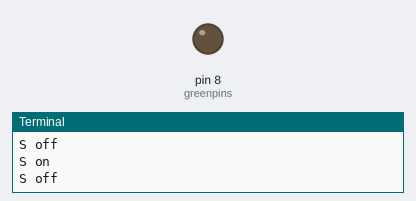
A program run on a simulated Raspberry Pi (header pin numbers). Parts: output pins drawn as LEDs (lit = HIGH), the last lines printed to the terminal.

Above: at 1.2 s.
At 3.4 s:
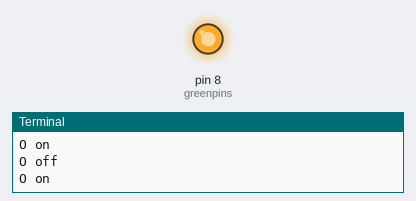
Timing chart, 0 to 7.7 s (numbered marks = the images above):
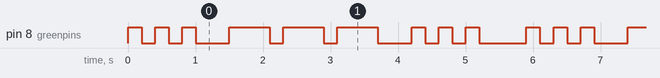

The program:

MorseCode.py
```python
import RPi.GPIO as g
import time
g.setwarnings(False)

print("Welcome to Morse Code \n")
print("Aim: To blink SOS with LED continuosly \n")

g.setmode(g.BOARD)#BOARD mode
greenpins = 8 #number of datapins to give output
g.setup(8, g.OUT)#setup state: to give OUT data to the BOARD

def sayS():
 for i in range(3):
  print("S on")
  g.output(greenpins, g.HIGH)#set LED on
  time.sleep(0.2)#at 0.2sec
  print("S off")
  g.output(greenpins, g.LOW)
  time.sleep(0.2)#at 0.2seconds

def sayO():
 for i in range(3):
  print("O on")
  g.output(greenpins, g.HIGH)
  time.sleep(0.6)
  print("O off")
  g.output(greenpins, g.LOW)
  time.sleep(0.2)


def sayS():
 for i in range(3):
  print("S on")
  g.output(greenpins, g.HIGH)#set LED on
  time.sleep(0.2)#
  print("S off")
  g.output(greenpins, g.LOW)#set LED off
  time.sleep(0.2)#at 0.2seconds

while True:
 sayS()
 time.sleep(0.3)
 sayO()
 time.sleep(0.3)
 sayS()
 time.sleep(0.5)
```

Measured:
- by itself, pin 8 (greenpins): repeats every 5.9 s: 2 × (LOW 0.20 s, HIGH 0.20 s), LOW 0.50 s, 2 × (HIGH 0.60 s, LOW 0.20 s), HIGH 0.60 s, LOW 0.50 s, 2 × (HIGH 0.20 s, LOW 0.20 s), HIGH 0.20 s, LOW 0.70 s, HIGH 0.20 s
- by itself, everything shown: repeats every 5.9 s, in 18 steps
